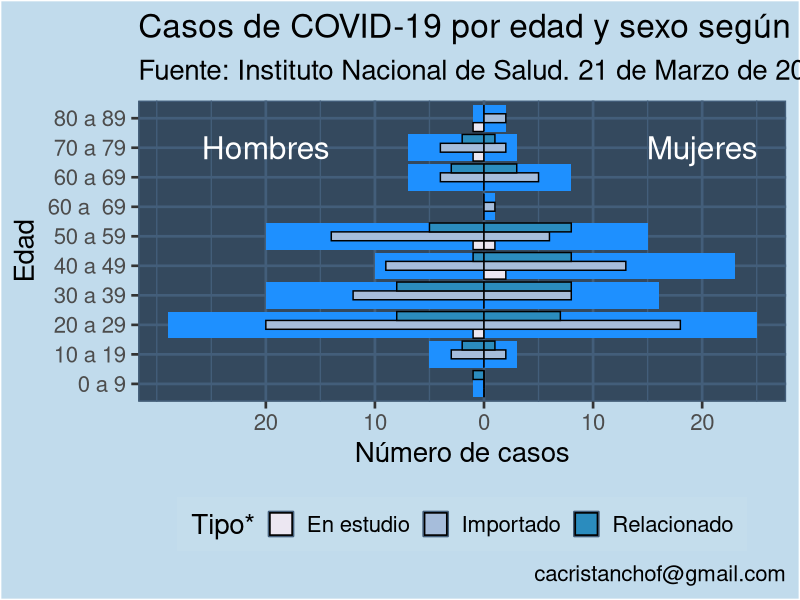

The R source for this figure:
##############################################################################################################################
##POPULATION PYRAMID WITH A DECOMPOSITION FOR THREE VARIABLES
##
##CÉSAR CRISTANCHO. MARCH, 2020 (LAST UPDATED: MARCH, 2020)
##
##cacristanchof@gmail.com
##
##
##
##THERE IS NO WARRANTY FOR THIS CODE
##############################################################################################################################


library(tidyverse)
library(data.table)
library(ggthemes)
library(forcats)

bd <- fread('Casos1_2103B.csv', encoding = 'UTF-8')


bdb <- bd %>% 
  count(Sexo, Edad, `Tipo*`) %>% 
  mutate(Sexo = factor(Sexo, levels = c('M', 'F'), labels = c('Hombres', 'Mujeres' ) ))  %>% 
  mutate(`Tipo*`= factor(`Tipo*`) ) %>%
  ungroup() %>%
  complete(Sexo, Edad, `Tipo*`,
           fill = list(n = 0))



p1 <- 
  ggplot() + 
  geom_bar(data = filter(bdb, Sexo=='Hombres'), aes(Edad, n* -1), 
           stat = "identity", fill = "dodgerblue1") +
  geom_bar(data = filter(bdb, Sexo=='Hombres'), aes(Edad, n* -1, fill = `Tipo*`), 
           stat = "identity", position = "dodge", colour='black') + 
  geom_bar(data = filter(bdb, Sexo=='Mujeres'), aes(Edad, n ),
           stat = "identity", fill = "dodgerblue1") +
  geom_bar(data = filter(bdb, Sexo=='Mujeres'), aes(Edad, n , fill = `Tipo*`),
           stat = "identity", position = "dodge", colour='black') +
  scale_fill_brewer(palette = "PuBu", drop = FALSE)   +
  scale_x_discrete(drop = FALSE) +
  scale_y_continuous(
    breaks = seq(-20, 20, 10), 
    labels =  abs( seq(-20, 20, 10) )
    ) +
  coord_flip() +
  theme_gray(base_size = 20  ) +
  theme(panel.background = element_rect(fill = "#34495E", colour = "#435E7A"),
        panel.grid = element_line(colour = "#435E7A") ,
        strip.background = element_rect(colour = "#C4DDEC", fill = "#C4DDEC"),
        plot.background = element_rect(fill = "#C1DBEC") ,
        legend.background = element_rect(fill =   "#C4DDEC"), 
        legend.position = 'bottom'
        ) +
  ylab('Número de casos') +
  annotate('text', x = 9, y = -20, label = 'Hombres', colour='white', size = 8) +
  annotate('text', x = 9, y =  20, label = 'Mujeres', colour='white', size = 8) +
  labs(title = 'Casos de COVID-19 por edad y sexo según tipo en Colombia', 
       subtitle = 'Fuente: Instituto Nacional de Salud. 21 de Marzo de 2020', 
       caption = 'cacristanchof@gmail.com') 

p1


